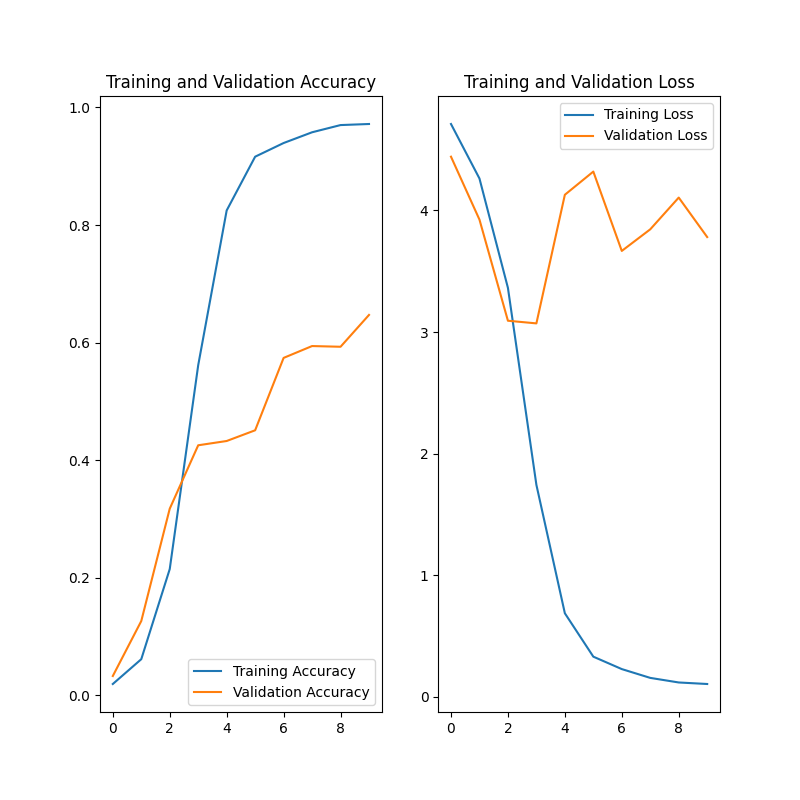

The script that drew this image:
import os
import shutil

import matplotlib.pyplot as plt
import numpy as np
import tensorflow as tf

# ==========================================
# Download Dataset
# ==========================================
image_dataset_url = "http://vision.stanford.edu/aditya86/ImageNetDogs/images.tar"
images_dir = tf.keras.utils.get_file("Images",
                                     image_dataset_url,
                                     untar=True)
annotations_dataset_url = "http://vision.stanford.edu/aditya86/ImageNetDogs/annotation.tar"
annotations_dir = tf.keras.utils.get_file("Annotation",
                                          annotations_dataset_url,
                                          untar=True)

print("Images:", images_dir)
print("Annotation:", annotations_dir)

# Reduce dataset to 4 breeds with copying them to nearby "images" folder
dataset_images_dir = "images"
if not os.path.exists(dataset_images_dir):
    print("Copying 4 breeds")
    breeds = ["n02085620-Chihuahua",
              "n02106662-German_shepherd",
              "n02099712-Labrador_retriever",
              "n02092339-Weimaraner"]
    for breed in breeds:
        src = os.path.join(images_dir, breed)
        dst = os.path.join(dataset_images_dir, breed)
        shutil.copytree(src, dst)
else:
    print("Dataset with 4 breeds already existing. Continue...")

# ==========================================
# Load dataset into Tensorflow
# ==========================================
img_height = 300
img_width = 300
batch_size = 32

# Dataset for training
train_ds = tf.keras.preprocessing.image_dataset_from_directory(
    directory=dataset_images_dir,
    validation_split=0.2,
    subset="training",
    seed=6214,
    image_size=(img_height, img_width),
    batch_size=batch_size
)

# Dataset for validation
validation_ds = tf.keras.preprocessing.image_dataset_from_directory(
    directory=dataset_images_dir,
    validation_split=0.2,
    subset="validation",
    seed=9423,
    image_size=(img_height, img_width),
    batch_size=batch_size
)

# Print parsed dog breeds (classes)
class_names = train_ds.class_names
num_classes = len(class_names)
print("{} classes: {}".format(num_classes, class_names))

# Display some examples from the training dataset
plt.figure(figsize=(10, 10))
for images, labels in train_ds.take(1):
    for i in range(9):
        ax = plt.subplot(3, 3, i + 1)
        plt.imshow(images[i].numpy().astype("uint8"))
        plt.title(class_names[labels[i]])
        plt.axis("off")
plt.show()

# ==========================================
# Define model
# ==========================================
# Architecture example from https://www.tensorflow.org/tutorials/images/classification
model = tf.keras.Sequential([
    tf.keras.layers.experimental.preprocessing.Rescaling(1. / 255, input_shape=(img_height, img_width, 3)),
    tf.keras.layers.Conv2D(16, 3, padding='same', activation='relu'),
    tf.keras.layers.MaxPooling2D(),
    tf.keras.layers.Conv2D(32, 3, padding='same', activation='relu'),
    tf.keras.layers.MaxPooling2D(),
    tf.keras.layers.Conv2D(64, 3, padding='same', activation='relu'),
    tf.keras.layers.MaxPooling2D(),
    tf.keras.layers.Flatten(),
    tf.keras.layers.Dense(128, activation='relu'),
    tf.keras.layers.Dense(num_classes)
])

model.compile(optimizer='adam',
              loss=tf.keras.losses.SparseCategoricalCrossentropy(from_logits=True),
              metrics=['accuracy'])
model.summary()

# ==========================================
# Train model
# ==========================================
epochs = 10
history = model.fit(
    train_ds,
    validation_data=validation_ds,
    epochs=epochs
)

# ==========================================
# Visualize Training
# ==========================================
acc = history.history['accuracy']
val_acc = history.history['val_accuracy']

loss = history.history['loss']
val_loss = history.history['val_loss']

epochs_range = range(epochs)

plt.figure(figsize=(8, 8))
plt.subplot(1, 2, 1)
plt.plot(epochs_range, acc, label='Training Accuracy')
plt.plot(epochs_range, val_acc, label='Validation Accuracy')
plt.legend(loc='lower right')
plt.title('Training and Validation Accuracy')

plt.subplot(1, 2, 2)
plt.plot(epochs_range, loss, label='Training Loss')
plt.plot(epochs_range, val_loss, label='Validation Loss')
plt.legend(loc='upper right')
plt.title('Training and Validation Loss')
plt.show()

# ==========================================
# Test model against unknown image from the web
# ==========================================
test_url = "https://www.telegraph.co.uk/content/dam/science/2017/09/10/TELEMMGLPICT000107300056_trans_NvBQzQNjv4BqyuLFFzXshuGqnr8zPdDWXiTUh73-1IAIBaONvUINpkg.jpeg"
test_path = tf.keras.utils.get_file("test", origin=test_url)

img = tf.keras.preprocessing.image.load_img(test_path, target_size=(img_height, img_width))
img_array = tf.keras.preprocessing.image.img_to_array(img)
img_array = tf.expand_dims(img_array, 0)

predictions = model.predict(img_array)
score = tf.nn.softmax(predictions[0])

print(
    "This image most likely belongs to {} with a {:.2f} percent confidence."
        .format(class_names[np.argmax(score)], 100 * np.max(score))
)
